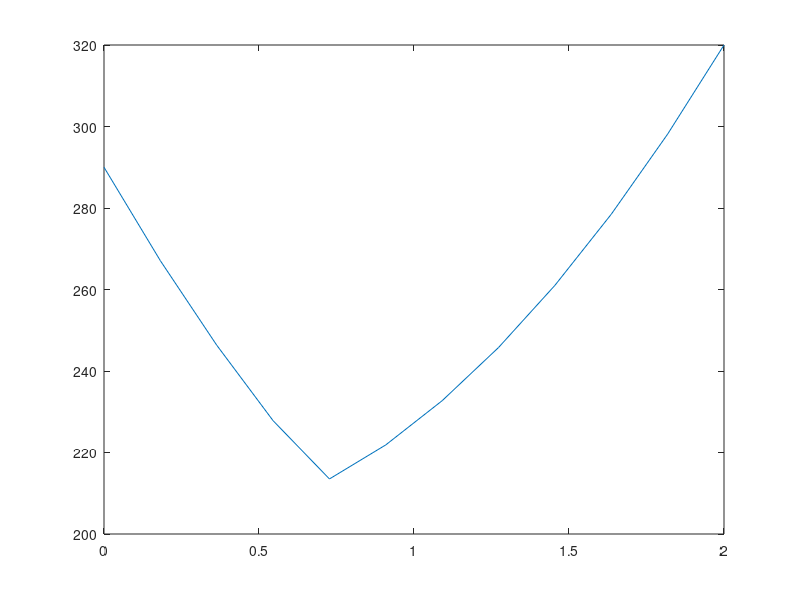

The MATLAB script that drew this image:

%%% parameters %%%
n = 10; % #inner points
L = 2;
k = 3;
t0 = 290;
t1 = 320;
q0 = 2000;
q1 = 100;
%%% construction of A %%%
v1 = ones(n-1,1);
v2 = -2*ones(n,1);
A = diag(v1,-1) + diag(v2) + diag(v1,1);

%%% construction of b %%%
h = L/(n+1);
x = linspace(h,L-h,n);
Q = q0*exp(-q1*(x-0.35*L).^2) + 200;
b = h^2/k*Q;
b(1) = b(1) - t0;
b(n) = b(n) - t1;

%%% solve for AT = b %%%
T = A\b';
Ttot = [t0; T; t1];
xtot = linspace(0,L,n+2);
plot(xtot,Ttot)




